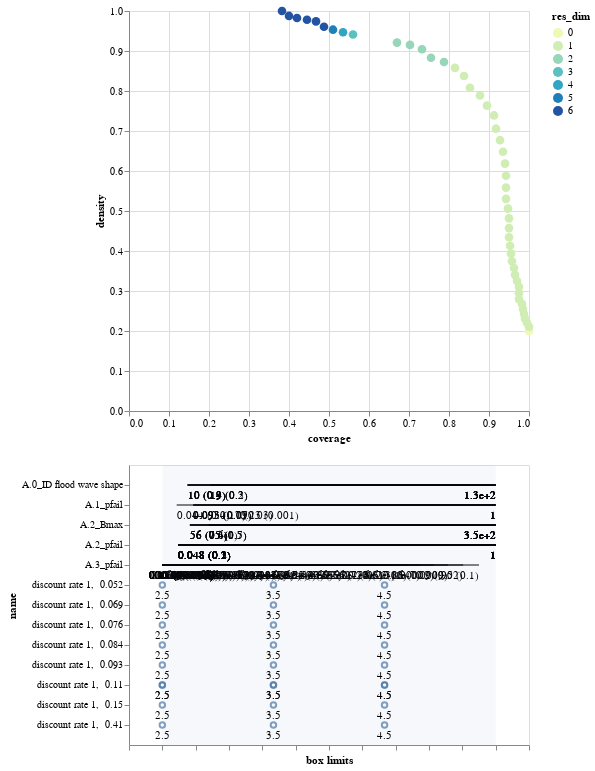

This figure's notebook cell:
### Code cell
box2.inspect_tradeoff()

### Figure 1 — Vega-Lite specification as saved in the notebook (floating-point values rounded to 4 significant figures)
{"config": {"view": {"continuousWidth": 400, "continuousHeight": 300}}, "vconcat": [{"data": {"name": "data-1dca79ca865b7201e2f91e86194e13cc"}, "mark": {"type": "circle", "size": 75}, "encoding": {"color": {"type": "ordinal", "field": "res_dim", "scale": {"range": ["#eff9b6", "#d0edb3", "#97d6b9", "#5dc0c0", "#31a5c2", "#1f80b8", "#2354a3", "#21318d"]}}, "opacity": {"condition": {"value": 1, "selection": "selector003"}, "value": 0.4}, "tooltip": [{"type": "ordinal", "field": "id"}, {"type": "quantitative", "field": "coverage", "format": ".2"}, {"type": "quantitative", "field": "density", "format": ".2"}, {"type": "ordinal", "field": "res_dim"}], "x": {"type": "quantitative", "field": "coverage"}, "y": {"type": "quantitative", "field": "density"}}, "height": 400, "selection": {"selector003": {"type": "single", "fields": ["id"]}}, "width": 400}, {"layer": [{"data": {"name": "data-bb6aba9d5b2784dfa821c54e2e2ca2a7"}, "mark": "rule", "encoding": {"x": {"type": "quantitative", "axis": {"grid": false, "labels": false, "title": "box limits"}, "field": "x_lower", "scale": {"domain": [0, 1], "padding": 0.1}}, "x2": {"field": "x_upper"}, "y": {"type": "nominal", "field": "name", "scale": {"padding": 1.0}}}, "transform": [{"calculate": "(datum.x1-datum.minimum)/(datum.maximum-datum.minimum)", "as": "x_lower"}, {"calculate": "(datum.x2-datum.minimum)/(datum.maximum-datum.minimum)", "as": "x_upper"}, {"filter": {"selection": "selector003"}}], "width": 400}, {"data": {"name": "data-bb6aba9d5b2784dfa821c54e2e2ca2a7"}, "mark": {"type": "text", "align": "left", "baseline": "top", "dy": 5}, "encoding": {"text": {"type": "ordinal", "field": "text"}, "x": {"type": "quantitative", "axis": {"grid": false, "labels": false, "title": "box limits"}, "field": "x_lower", "scale": {"domain": [0, 1], "padding": 0.1}}, "x2": {"field": "x_upper"}, "y": {"type": "nominal", "field": "name", "scale": {"padding": 1.0}}}, "transform": [{"calculate": "(datum.x1-datum.minimum)/(datum.maximum-datum.minimum)", "as": "x_lower"}, {"calculate": "(datum.x2-datum.minimum)/(datum.maximum-datum.minimum)", "as": "x_upper"}, {"filter": {"selection": "selector003"}}, {"calculate": "datum.qp_lower>0?format(datum.x1, \".2\")+\" (\"+format(datum.qp_lower, \".1~g\")+\")\" :format(datum.x1, \".2\")", "as": "text"}], "width": 400}, {"data": {"name": "data-bb6aba9d5b2784dfa821c54e2e2ca2a7"}, "mark": {"type": "text", "align": "right", "baseline": "top", "dy": 5}, "encoding": {"text": {"type": "ordinal", "field": "text"}, "x": {"type": "quantitative", "field": "x_upper"}, "x2": {"field": "x_upper"}, "y": {"type": "nominal", "field": "name", "scale": {"padding": 1.0}}}, "transform": [{"calculate": "(datum.x1-datum.minimum)/(datum.maximum-datum.minimum)", "as": "x_lower"}, {"calculate": "(datum.x2-datum.minimum)/(datum.maximum-datum.minimum)", "as": "x_upper"}, {"filter": {"selection": "selector003"}}, {"calculate": "datum.qp_upper>0?format(datum.x2, \".2\")+\" (\"+format(datum.qp_upper, \".1\")+\")\" :format(datum.x2, \".2\")", "as": "text"}], "width": 400}, {"data": {"name": "data-bb8d07f6df3d47a6a475317795287b23"}, "mark": {"type": "rect", "opacity": 0.05}, "encoding": {"x": {"type": "quantitative", "field": "start"}, "x2": {"field": "end"}}}, {"data": {"name": "data-0ed92d81dcf1db64b46acbf7480b443c"}, "mark": "point", "encoding": {"x": {"type": "quantitative", "field": "x"}, "y": {"type": "nominal", "field": "name"}}, "transform": [{"filter": {"selection": "selector003"}}], "width": 400}, {"data": {"name": "data-0ed92d81dcf1db64b46acbf7480b443c"}, "mark": {"type": "text", "align": "center", "baseline": "top", "dy": 5}, "encoding": {"text": {"type": "nominal", "field": "item"}, "x": {"type": "quantitative", "field": "x"}, "y": {"type": "nominal", "field": "name"}}, "transform": [{"filter": {"selection": "selector003"}}], "width": 400}]}], "$schema": "https://vega.github.io/schema/vega-lite/v4.8.1.json", "datasets": {"data-1dca79ca865b7201e2f91e86194e13cc": [{"coverage": 1.0, "density": 0.2, "id": 0, "mass": 1.0, "mean": 0.2, "res_dim": 0}, {"coverage": 1.0, "density": 0.2105, "id": 1, "mass": 0.95, "mean": 0.2105, "res_dim": 1}, {"coverage": 0.995, "density": 0.2205, "id": 2, "mass": 0.9025, "mean": 0.2205, "res_dim": 1}, {"coverage": 0.99, "density": 0.231, "id": 3, "mass": 0.857, "mean": 0.231, "res_dim": 1}, {"coverage": 0.9875, "density": 0.2426, "id": 4, "mass": 0.814, "mean": 0.2426, "res_dim": 1}, {"coverage": 0.985, "density": 0.2549, "id": 5, "mass": 0.773, "mean": 0.2549, "res_dim": 1}, {"coverage": 0.9825, "density": 0.2677, "id": 6, "mass": 0.734, "mean": 0.2677, "res_dim": 1}, {"coverage": 0.975, "density": 0.2798, "id": 7, "mass": 0.697, "mean": 0.2798, "res_dim": 1}, {"coverage": 0.975, "density": 0.2946, "id": 8, "mass": 0.662, "mean": 0.2946, "res_dim": 1}, {"coverage": 0.975, "density": 0.3103, "id": 9, "mass": 0.6285, "mean": 0.3103, "res_dim": 1}, {"coverage": 0.97, "density": 0.325, "id": 10, "mass": 0.597, "mean": 0.325, "res_dim": 1}, {"coverage": 0.965, "density": 0.3404, "id": 11, "mass": 0.567, "mean": 0.3404, "res_dim": 1}, {"coverage": 0.9625, "density": 0.3575, "id": 12, "mass": 0.5385, "mean": 0.3575, "res_dim": 1}, {"coverage": 0.9575, "density": 0.3744, "id": 13, "mass": 0.5115, "mean": 0.3744, "res_dim": 1}, {"coverage": 0.955, "density": 0.3934, "id": 14, "mass": 0.4855, "mean": 0.3934, "res_dim": 1}, {"coverage": 0.9525, "density": 0.4132, "id": 15, "mass": 0.461, "mean": 0.4132, "res_dim": 1}, {"coverage": 0.95, "density": 0.4343, "id": 16, "mass": 0.4375, "mean": 0.4343, "res_dim": 1}, {"coverage": 0.95, "density": 0.4573, "id": 17, "mass": 0.4155, "mean": 0.4573, "res_dim": 1}, {"coverage": 0.95, "density": 0.4816, "id": 18, "mass": 0.3945, "mean": 0.4816, "res_dim": 1}, {"coverage": 0.9475, "density": 0.506, "id": 19, "mass": 0.3745, "mean": 0.506, "res_dim": 1}, {"coverage": 0.9425, "density": 0.5302, "id": 20, "mass": 0.3555, "mean": 0.5302, "res_dim": 1}, {"coverage": 0.9425, "density": 0.5585, "id": 21, "mass": 0.3375, "mean": 0.5585, "res_dim": 1}, {"coverage": 0.9425, "density": 0.5881, "id": 22, "mass": 0.3205, "mean": 0.5881, "res_dim": 1}, {"coverage": 0.94, "density": 0.6184, "id": 23, "mass": 0.304, "mean": 0.6184, "res_dim": 1}, {"coverage": 0.935, "density": 0.6482, "id": 24, "mass": 0.2885, "mean": 0.6482, "res_dim": 1}, {"coverage": 0.9275, "density": 0.677, "id": 25, "mass": 0.274, "mean": 0.677, "res_dim": 1}, {"coverage": 0.9175, "density": 0.7058, "id": 26, "mass": 0.26, "mean": 0.7058, "res_dim": 1}, {"coverage": 0.9125, "density": 0.7389, "id": 27, "mass": 0.247, "mean": 0.7389, "res_dim": 1}, {"coverage": 0.895, "density": 0.7633, "id": 28, "mass": 0.2345, "mean": 0.7633, "res_dim": 1}, {"coverage": 0.8775, "density": 0.7888, "id": 29, "mass": 0.2225, "mean": 0.7888, "res_dim": 1}, {"coverage": 0.8525, "density": 0.8081, "id": 30, "mass": 0.211, "mean": 0.8081, "res_dim": 1}, {"coverage": 0.8375, "density": 0.8375, "id": 31, "mass": 0.2, "mean": 0.8375, "res_dim": 1}, {"coverage": 0.815, "density": 0.8579, "id": 32, "mass": 0.19, "mean": 0.8579, "res_dim": 1}, {"coverage": 0.7875, "density": 0.8726, "id": 33, "mass": 0.1805, "mean": 0.8726, "res_dim": 2}, {"coverage": 0.755, "density": 0.883, "id": 34, "mass": 0.171, "mean": 0.883, "res_dim": 2}, {"coverage": 0.7325, "density": 0.9043, "id": 35, "mass": 0.162, "mean": 0.9043, "res_dim": 2}, {"coverage": 0.7025, "density": 0.9153, "id": 36, "mass": 0.1535, "mean": 0.9153, "res_dim": 2}, {"coverage": 0.67, "density": 0.921, "id": 37, "mass": 0.1455, "mean": 0.921, "res_dim": 2}, {"coverage": 0.56, "density": 0.9412, "id": 38, "mass": 0.119, "mean": 0.9412, "res_dim": 3}, {"coverage": 0.535, "density": 0.9469, "id": 39, "mass": 0.113, "mean": 0.9469, "res_dim": 4}, {"coverage": 0.51, "density": 0.9533, "id": 40, "mass": 0.107, "mean": 0.9533, "res_dim": 5}, {"coverage": 0.4875, "density": 0.9606, "id": 41, "mass": 0.1015, "mean": 0.9606, "res_dim": 6}, {"coverage": 0.4675, "density": 0.974, "id": 42, "mass": 0.096, "mean": 0.974, "res_dim": 6}, {"coverage": 0.445, "density": 0.978, "id": 43, "mass": 0.091, "mean": 0.978, "res_dim": 6}, {"coverage": 0.42, "density": 0.9825, "id": 44, "mass": 0.0855, "mean": 0.9825, "res_dim": 6}, {"coverage": 0.4, "density": 0.9877, "id": 45, "mass": 0.081, "mean": 0.9877, "res_dim": 6}, {"coverage": 0.3825, "density": 1.0, "id": 46, "mass": 0.0765, "mean": 1.0, "res_dim": 6}], "data-bb6aba9d5b2784dfa821c54e2e2ca2a7": [{"x1": 0.0003358, "x2": 0.9498, "name": "A.3_pfail", "id": 1, "minimum": 0.0003358, "maximum": 0.9999, "qp_lower": -1.0, "qp_upper": 0.132}, {"x1": 0.0003358, "x2": 0.9024, "name": "A.3_pfail", "id": 2, "minimum": 0.0003358, "maximum": 0.9999, "qp_lower": -1.0, "qp_upper": 0.01668}, {"x1": 0.0003358, "x2": 0.857, "name": "A.3_pfail", "id": 3, "minimum": 0.0003358, "maximum": 0.9999, "qp_lower": -1.0, "qp_upper": 0.0008707}, {"x1": 0.0003358, "x2": 0.8139, "name": "A.3_pfail", "id": 4, "minimum": 0.0003358, "maximum": 0.9999, "qp_lower": -1.0, "qp_upper": 1.508e-05}, {"x1": 0.0003358, "x2": 0.7731, "name": "A.3_pfail", "id": 5, "minimum": 0.0003358, "maximum": 0.9999, "qp_lower": -1.0, "qp_upper": 9.748e-08}, {"x1": 0.0003358, "x2": 0.7341, "name": "A.3_pfail", "id": 6, "minimum": 0.0003358, "maximum": 0.9999, "qp_lower": -1.0, "qp_upper": 2.413e-10}, {"x1": 0.0003358, "x2": 0.697, "name": "A.3_pfail", "id": 7, "minimum": 0.0003358, "maximum": 0.9999, "qp_lower": -1.0, "qp_upper": 5.866e-13}, {"x1": 0.0003358, "x2": 0.662, "name": "A.3_pfail", "id": 8, "minimum": 0.0003358, "maximum": 0.9999, "qp_lower": -1.0, "qp_upper": 1.663e-16}, {"x1": 0.0003358, "x2": 0.6286, "name": "A.3_pfail", "id": 9, "minimum": 0.0003358, "maximum": 0.9999, "qp_lower": -1.0, "qp_upper": 1.592e-20}, {"x1": 0.0003358, "x2": 0.5971, "name": "A.3_pfail", "id": 10, "minimum": 0.0003358, "maximum": 0.9999, "qp_lower": -1.0, "qp_upper": 2.33e-24}, {"x1": 0.0003358, "x2": 0.5669, "name": "A.3_pfail", "id": 11, "minimum": 0.0003358, "maximum": 0.9999, "qp_lower": -1.0, "qp_upper": 1.668e-28}, {"x1": 0.0003358, "x2": 0.5386, "name": "A.3_pfail", "id": 12, "minimum": 0.0003358, "maximum": 0.9999, "qp_lower": -1.0, "qp_upper": 2.732e-33}, {"x1": 0.0003358, "x2": 0.5115, "name": "A.3_pfail", "id": 13, "minimum": 0.0003358, "maximum": 0.9999, "qp_lower": -1.0, "qp_upper": 3.904e-38}, {"x1": 0.0003358, "x2": 0.4855, "name": "A.3_pfail", "id": 14, "minimum": 0.0003358, "maximum": 0.9999, "qp_lower": -1.0, "qp_upper": 1.533e-43}, {"x1": 0.0003358, "x2": 0.4609, "name": "A.3_pfail", "id": 15, "minimum": 0.0003358, "maximum": 0.9999, "qp_lower": -1.0, "qp_upper": 2.34e-49}, {"x1": 0.0003358, "x2": 0.4374, "name": "A.3_pfail", "id": 16, "minimum": 0.0003358, "maximum": 0.9999, "qp_lower": -1.0, "qp_upper": 1.366e-55}, {"x1": 0.0003358, "x2": 0.4155, "name": "A.3_pfail", "id": 17, "minimum": 0.0003358, "maximum": 0.9999, "qp_lower": -1.0, "qp_upper": 1.311e-62}, {"x1": 0.0003358, "x2": 0.3945, "name": "A.3_pfail", "id": 18, "minimum": 0.0003358, "maximum": 0.9999, "qp_lower": -1.0, "qp_upper": 4.22e-70}, {"x1": 0.0003358, "x2": 0.3746, "name": "A.3_pfail", "id": 19, "minimum": 0.0003358, "maximum": 0.9999, "qp_lower": -1.0, "qp_upper": 1.85e-77}, {"x1": 0.0003358, "x2": 0.3555, "name": "A.3_pfail", "id": 20, "minimum": 0.0003358, "maximum": 0.9999, "qp_lower": -1.0, "qp_upper": 1.488e-84}, {"x1": 0.0003358, "x2": 0.3373, "name": "A.3_pfail", "id": 21, "minimum": 0.0003358, "maximum": 0.9999, "qp_lower": -1.0, "qp_upper": 2.384e-93}, {"x1": 0.0003358, "x2": 0.3204, "name": "A.3_pfail", "id": 22, "minimum": 0.0003358, "maximum": 0.9999, "qp_lower": -1.0, "qp_upper": 1.272e-102}, {"x1": 0.0003358, "x2": 0.304, "name": "A.3_pfail", "id": 23, "minimum": 0.0003358, "maximum": 0.9999, "qp_lower": -1.0, "qp_upper": 7.055e-112}, {"x1": 0.0003358, "x2": 0.2884, "name": "A.3_pfail", "id": 24, "minimum": 0.0003358, "maximum": 0.9999, "qp_lower": -1.0, "qp_upper": 1.095e-120}, {"x1": 0.0003358, "x2": 0.2739, "name": "A.3_pfail", "id": 25, "minimum": 0.0003358, "maximum": 0.9999, "qp_lower": -1.0, "qp_upper": 7.381e-129}, {"x1": 0.0003358, "x2": 0.2599, "name": "A.3_pfail", "id": 26, "minimum": 0.0003358, "maximum": 0.9999, "qp_lower": -1.0, "qp_upper": 1.3e-136}, {"x1": 0.0003358, "x2": 0.2471, "name": "A.3_pfail", "id": 27, "minimum": 0.0003358, "maximum": 0.9999, "qp_lower": -1.0, "qp_upper": 1.674e-146}, {"x1": 0.0003358, "x2": 0.2345, "name": "A.3_pfail", "id": 28, "minimum": 0.0003358, "maximum": 0.9999, "qp_lower": -1.0, "qp_upper": 1.388e-151}, {"x1": 0.0003358, "x2": 0.2225, "name": "A.3_pfail", "id": 29, "minimum": 0.0003358, "maximum": 0.9999, "qp_lower": -1.0, "qp_upper": 7.777e-157}, {"x1": 0.0003358, "x2": 0.2112, "name": "A.3_pfail", "id": 30, "minimum": 0.0003358, "maximum": 0.9999, "qp_lower": -1.0, "qp_upper": 1.399e-158}, {"x1": 0.0003358, "x2": 0.2, "name": "A.3_pfail", "id": 31, "minimum": 0.0003358, "maximum": 0.9999, "qp_lower": -1.0, "qp_upper": 2.48e-165}, {"x1": 0.0003358, "x2": 0.1901, "name": "A.3_pfail", "id": 32, "minimum": 0.0003358, "maximum": 0.9999, "qp_lower": -1.0, "qp_upper": 1.405e-167}, {"x1": 0.04827, "x2": 0.9996, "name": "A.2_pfail", "id": 33, "minimum": 2.639e-05, "maximum": 0.9996, "qp_lower": 0.2373, "qp_upper": -1.0}, {"x1": 0.0003358, "x2": 0.1901, "name": "A.3_pfail", "id": 33, "minimum": 0.0003358, "maximum": 0.9999, "qp_lower": -1.0, "qp_upper": 1.821e-170}, {"x1": 0.04827, "x2": 0.9996, "name": "A.2_pfail", "id": 34, "minimum": 2.639e-05, "maximum": 0.9996, "qp_lower": 0.3005, "qp_upper": -1.0}, {"x1": 0.0003358, "x2": 0.1798, "name": "A.3_pfail", "id": 34, "minimum": 0.0003358, "maximum": 0.9999, "qp_lower": -1.0, "qp_upper": 7.638e-167}, {"x1": 0.04827, "x2": 0.9996, "name": "A.2_pfail", "id": 35, "minimum": 2.639e-05, "maximum": 0.9996, "qp_lower": 0.2613, "qp_upper": -1.0}, {"x1": 0.0003358, "x2": 0.1705, "name": "A.3_pfail", "id": 35, "minimum": 0.0003358, "maximum": 0.9999, "qp_lower": -1.0, "qp_upper": 9.462e-169}, {"x1": 0.04827, "x2": 0.9996, "name": "A.2_pfail", "id": 36, "minimum": 2.639e-05, "maximum": 0.9996, "qp_lower": 0.2361, "qp_upper": -1.0}, {"x1": 0.0003358, "x2": 0.1619, "name": "A.3_pfail", "id": 36, "minimum": 0.0003358, "maximum": 0.9999, "qp_lower": -1.0, "qp_upper": 1.985e-165}, {"x1": 0.04827, "x2": 0.9996, "name": "A.2_pfail", "id": 37, "minimum": 2.639e-05, "maximum": 0.9996, "qp_lower": 0.22, "qp_upper": -1.0}, {"x1": 0.0003358, "x2": 0.1539, "name": "A.3_pfail", "id": 37, "minimum": 0.0003358, "maximum": 0.9999, "qp_lower": -1.0, "qp_upper": 1.28e-159}, {"x1": 0.04827, "x2": 0.9996, "name": "A.2_pfail", "id": 38, "minimum": 2.639e-05, "maximum": 0.9996, "qp_lower": 0.1967, "qp_upper": -1.0}, {"x1": 0.0003358, "x2": 0.1539, "name": "A.3_pfail", "id": 38, "minimum": 0.0003358, "maximum": 0.9999, "qp_lower": -1.0, "qp_upper": 7.013e-129}, {"x1": 56.48, "x2": 350.0, "name": "A.2_Bmax", "id": 39, "minimum": 30.01, "maximum": 350.0, "qp_lower": 0.4269, "qp_upper": -1.0}, {"x1": 0.04827, "x2": 0.9996, "name": "A.2_pfail", "id": 39, "minimum": 2.639e-05, "maximum": 0.9996, "qp_lower": 0.1785, "qp_upper": -1.0}, {"x1": 0.0003358, "x2": 0.1539, "name": "A.3_pfail", "id": 39, "minimum": 0.0003358, "maximum": 0.9999, "qp_lower": -1.0, "qp_upper": 1.086e-122}, {"x1": 10.0, "x2": 132.0, "name": "A.0_ID flood wave shape", "id": 40, "minimum": 0.0, "maximum": 132.0, "qp_lower": 0.4131, "qp_upper": -1.0}, {"x1": 56.48, "x2": 350.0, "name": "A.2_Bmax", "id": 40, "minimum": 30.01, "maximum": 350.0, "qp_lower": 0.4012, "qp_upper": -1.0}, {"x1": 0.04827, "x2": 0.9996, "name": "A.2_pfail", "id": 40, "minimum": 2.639e-05, "maximum": 0.9996, "qp_lower": 0.2171, "qp_upper": -1.0}, {"x1": 0.0003358, "x2": 0.1539, "name": "A.3_pfail", "id": 40, "minimum": 0.0003358, "maximum": 0.9999, "qp_lower": -1.0, "qp_upper": 9.524e-116}, {"x1": 10.0, "x2": 132.0, "name": "A.0_ID flood wave shape", "id": 41, "minimum": 0.0, "maximum": 132.0, "qp_lower": 0.3947, "qp_upper": -1.0}, {"x1": 0.04351, "x2": 0.9995, "name": "A.1_pfail", "id": 41, "minimum": 0.0004969, "maximum": 0.9995, "qp_lower": 0.3891, "qp_upper": -1.0}, {"x1": 56.48, "x2": 350.0, "name": "A.2_Bmax", "id": 41, "minimum": 30.01, "maximum": 350.0, "qp_lower": 0.3779, "qp_upper": -1.0}, {"x1": 0.04827, "x2": 0.9996, "name": "A.2_pfail", "id": 41, "minimum": 2.639e-05, "maximum": 0.9996, "qp_lower": 0.192, "qp_upper": -1.0}, {"x1": 0.0003358, "x2": 0.1539, "name": "A.3_pfail", "id": 41, "minimum": 0.0003358, "maximum": 0.9999, "qp_lower": -1.0, "qp_upper": 1.774e-112}, {"x1": 10.0, "x2": 132.0, "name": "A.0_ID flood wave shape", "id": 42, "minimum": 0.0, "maximum": 132.0, "qp_lower": 0.3524, "qp_upper": -1.0}, {"x1": 0.0933, "x2": 0.9995, "name": "A.1_pfail", "id": 42, "minimum": 0.0004969, "maximum": 0.9995, "qp_lower": 0.1116, "qp_upper": -1.0}, {"x1": 56.48, "x2": 350.0, "name": "A.2_Bmax", "id": 42, "minimum": 30.01, "maximum": 350.0, "qp_lower": 0.6472, "qp_upper": -1.0}, {"x1": 0.04827, "x2": 0.9996, "name": "A.2_pfail", "id": 42, "minimum": 2.639e-05, "maximum": 0.9996, "qp_lower": 0.1396, "qp_upper": -1.0}, {"x1": 0.0003358, "x2": 0.1539, "name": "A.3_pfail", "id": 42, "minimum": 0.0003358, "maximum": 0.9999, "qp_lower": -1.0, "qp_upper": 9.422e-112}, {"x1": 10.0, "x2": 132.0, "name": "A.0_ID flood wave shape", "id": 43, "minimum": 0.0, "maximum": 132.0, "qp_lower": 0.3339, "qp_upper": -1.0}, {"x1": 0.0933, "x2": 0.9995, "name": "A.1_pfail", "id": 43, "minimum": 0.0004969, "maximum": 0.9995, "qp_lower": 0.09291, "qp_upper": -1.0}, {"x1": 74.52, "x2": 350.0, "name": "A.2_Bmax", "id": 43, "minimum": 30.01, "maximum": 350.0, "qp_lower": 0.517, "qp_upper": -1.0}, {"x1": 0.04827, "x2": 0.9996, "name": "A.2_pfail", "id": 43, "minimum": 2.639e-05, "maximum": 0.9996, "qp_lower": 0.1181, "qp_upper": -1.0}, {"x1": 0.0003358, "x2": 0.1539, "name": "A.3_pfail", "id": 43, "minimum": 0.0003358, "maximum": 0.9999, "qp_lower": -1.0, "qp_upper": 5.365e-106}, {"x1": 19.0, "x2": 132.0, "name": "A.0_ID flood wave shape", "id": 44, "minimum": 0.0, "maximum": 132.0, "qp_lower": 0.2224, "qp_upper": -1.0}, {"x1": 0.0933, "x2": 0.9995, "name": "A.1_pfail", "id": 44, "minimum": 0.0004969, "maximum": 0.9995, "qp_lower": 0.06954, "qp_upper": -1.0}, {"x1": 74.52, "x2": 350.0, "name": "A.2_Bmax", "id": 44, "minimum": 30.01, "maximum": 350.0, "qp_lower": 0.5015, "qp_upper": -1.0}, {"x1": 0.04827, "x2": 0.9996, "name": "A.2_pfail", "id": 44, "minimum": 2.639e-05, "maximum": 0.9996, "qp_lower": 0.1656, "qp_upper": -1.0}, {"x1": 0.0003358, "x2": 0.1539, "name": "A.3_pfail", "id": 44, "minimum": 0.0003358, "maximum": 0.9999, "qp_lower": -1.0, "qp_upper": 3.474e-101}, {"x1": 19.0, "x2": 132.0, "name": "A.0_ID flood wave shape", "id": 45, "minimum": 0.0, "maximum": 132.0, "qp_lower": 0.3031, "qp_upper": -1.0}, {"x1": 0.1744, "x2": 0.9995, "name": "A.1_pfail", "id": 45, "minimum": 0.0004969, "maximum": 0.9995, "qp_lower": 0.03223, "qp_upper": -1.0}, {"x1": 74.52, "x2": 350.0, "name": "A.2_Bmax", "id": 45, "minimum": 30.01, "maximum": 350.0, "qp_lower": 0.7142, "qp_upper": -1.0}, {"x1": 0.04827, "x2": 0.9996, "name": "A.2_pfail", "id": 45, "minimum": 2.639e-05, "maximum": 0.9996, "qp_lower": 0.1339, "qp_upper": -1.0}, {"x1": 0.0003358, "x2": 0.1539, "name": "A.3_pfail", "id": 45, "minimum": 0.0003358, "maximum": 0.9999, "qp_lower": -1.0, "qp_upper": 2.009e-96}, {"x1": 19.0, "x2": 132.0, "name": "A.0_ID flood wave shape", "id": 46, "minimum": 0.0, "maximum": 132.0, "qp_lower": 0.1653, "qp_upper": -1.0}, {"x1": 0.2326, "x2": 0.9995, "name": "A.1_pfail", "id": 46, "minimum": 0.0004969, "maximum": 0.9995, "qp_lower": 0.001435, "qp_upper": -1.0}, {"x1": 74.52, "x2": 350.0, "name": "A.2_Bmax", "id": 46, "minimum": 30.01, "maximum": 350.0, "qp_lower": 1.0, "qp_upper": -1.0}, {"x1": 0.04827, "x2": 0.9996, "name": "A.2_pfail", "id": 46, "minimum": 2.639e-05, "maximum": 0.9996, "qp_lower": 0.1406, "qp_upper": -1.0}, {"x1": 0.0003358, "x2": 0.1539, "name": "A.3_pfail", "id": 46, "minimum": 0.0003358, "maximum": 0.9999, "qp_lower": -1.0, "qp_upper": 8.332e-95}], "data-bb8d07f6df3d47a6a475317795287b23": [{"start": 0, "end": 1}], "data-0ed92d81dcf1db64b46acbf7480b443c": [{"name": "discount rate 1,  0.15", "n_items": 4, "item": 2.5, "id": 38, "x": 0.0}, {"name": "discount rate 1,  0.15", "n_items": 4, "item": 3.5, "id": 38, "x": 0.3333}, {"name": "discount rate 1,  0.15", "n_items": 4, "item": 4.5, "id": 38, "x": 0.6667}, {"name": "discount rate 1,  0.11", "n_items": 4, "item": 2.5, "id": 39, "x": 0.0}, {"name": "discount rate 1,  0.11", "n_items": 4, "item": 3.5, "id": 39, "x": 0.3333}, {"name": "discount rate 1,  0.11", "n_items": 4, "item": 4.5, "id": 39, "x": 0.6667}, {"name": "discount rate 1,  0.076", "n_items": 4, "item": 2.5, "id": 40, "x": 0.0}, {"name": "discount rate 1,  0.076", "n_items": 4, "item": 3.5, "id": 40, "x": 0.3333}, {"name": "discount rate 1,  0.076", "n_items": 4, "item": 4.5, "id": 40, "x": 0.6667}, {"name": "discount rate 1,  0.052", "n_items": 4, "item": 2.5, "id": 41, "x": 0.0}, {"name": "discount rate 1,  0.052", "n_items": 4, "item": 3.5, "id": 41, "x": 0.3333}, {"name": "discount rate 1,  0.052", "n_items": 4, "item": 4.5, "id": 41, "x": 0.6667}, {"name": "discount rate 1,  0.093", "n_items": 4, "item": 2.5, "id": 42, "x": 0.0}, {"name": "discount rate 1,  0.093", "n_items": 4, "item": 3.5, "id": 42, "x": 0.3333}, {"name": "discount rate 1,  0.093", "n_items": 4, "item": 4.5, "id": 42, "x": 0.6667}, {"name": "discount rate 1,  0.069", "n_items": 4, "item": 2.5, "id": 43, "x": 0.0}, {"name": "discount rate 1,  0.069", "n_items": 4, "item": 3.5, "id": 43, "x": 0.3333}, {"name": "discount rate 1,  0.069", "n_items": 4, "item": 4.5, "id": 43, "x": 0.6667}, {"name": "discount rate 1,  0.084", "n_items": 4, "item": 2.5, "id": 44, "x": 0.0}, {"name": "discount rate 1,  0.084", "n_items": 4, "item": 3.5, "id": 44, "x": 0.3333}, {"name": "discount rate 1,  0.084", "n_items": 4, "item": 4.5, "id": 44, "x": 0.6667}, {"name": "discount rate 1,  0.11", "n_items": 4, "item": 2.5, "id": 45, "x": 0.0}, {"name": "discount rate 1,  0.11", "n_items": 4, "item": 3.5, "id": 45, "x": 0.3333}, {"name": "discount rate 1,  0.11", "n_items": 4, "item": 4.5, "id": 45, "x": 0.6667}, {"name": "discount rate 1,  0.41", "n_items": 4, "item": 2.5, "id": 46, "x": 0.0}, {"name": "discount rate 1,  0.41", "n_items": 4, "item": 3.5, "id": 46, "x": 0.3333}, {"name": "discount rate 1,  0.41", "n_items": 4, "item": 4.5, "id": 46, "x": 0.6667}]}}
